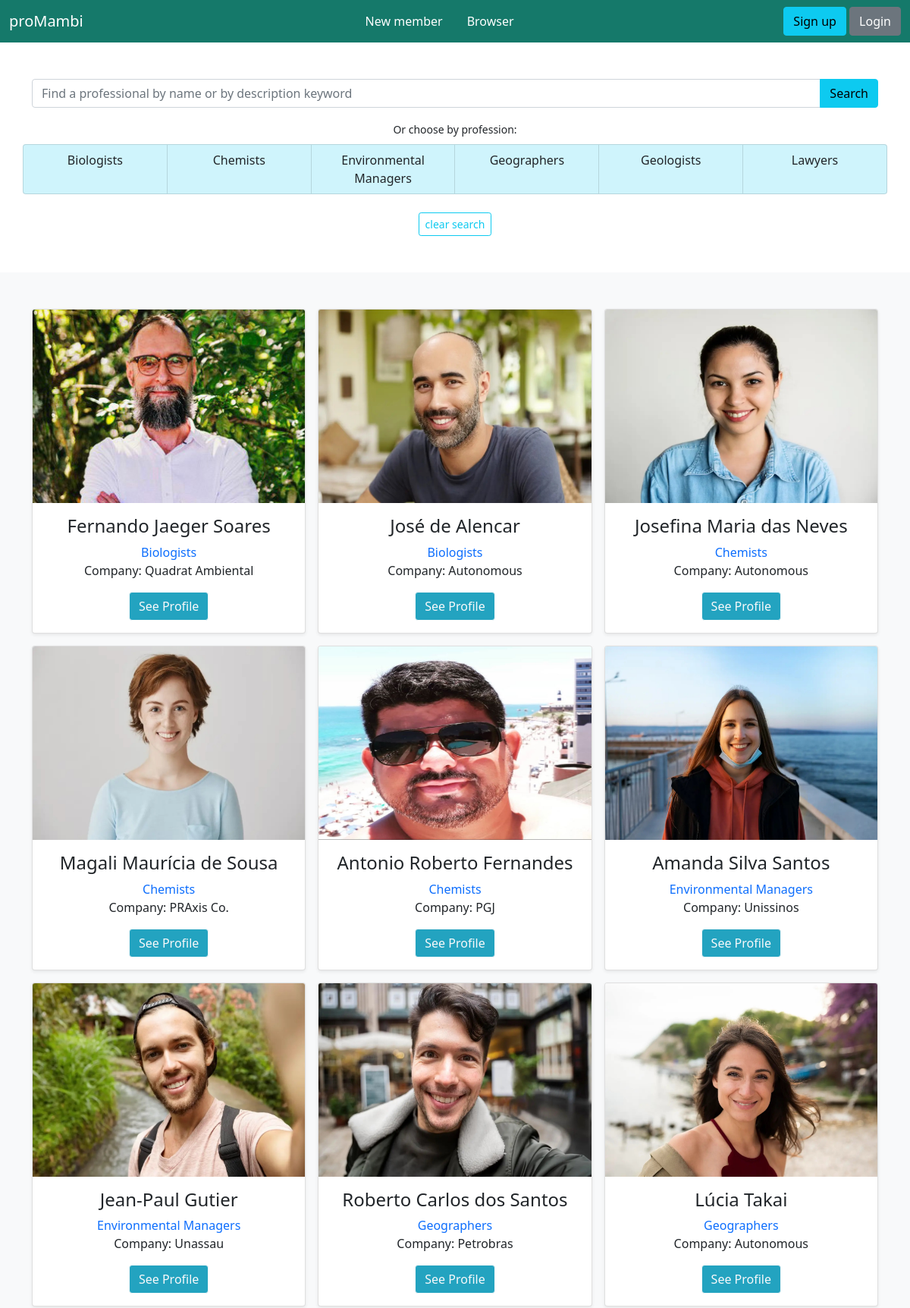
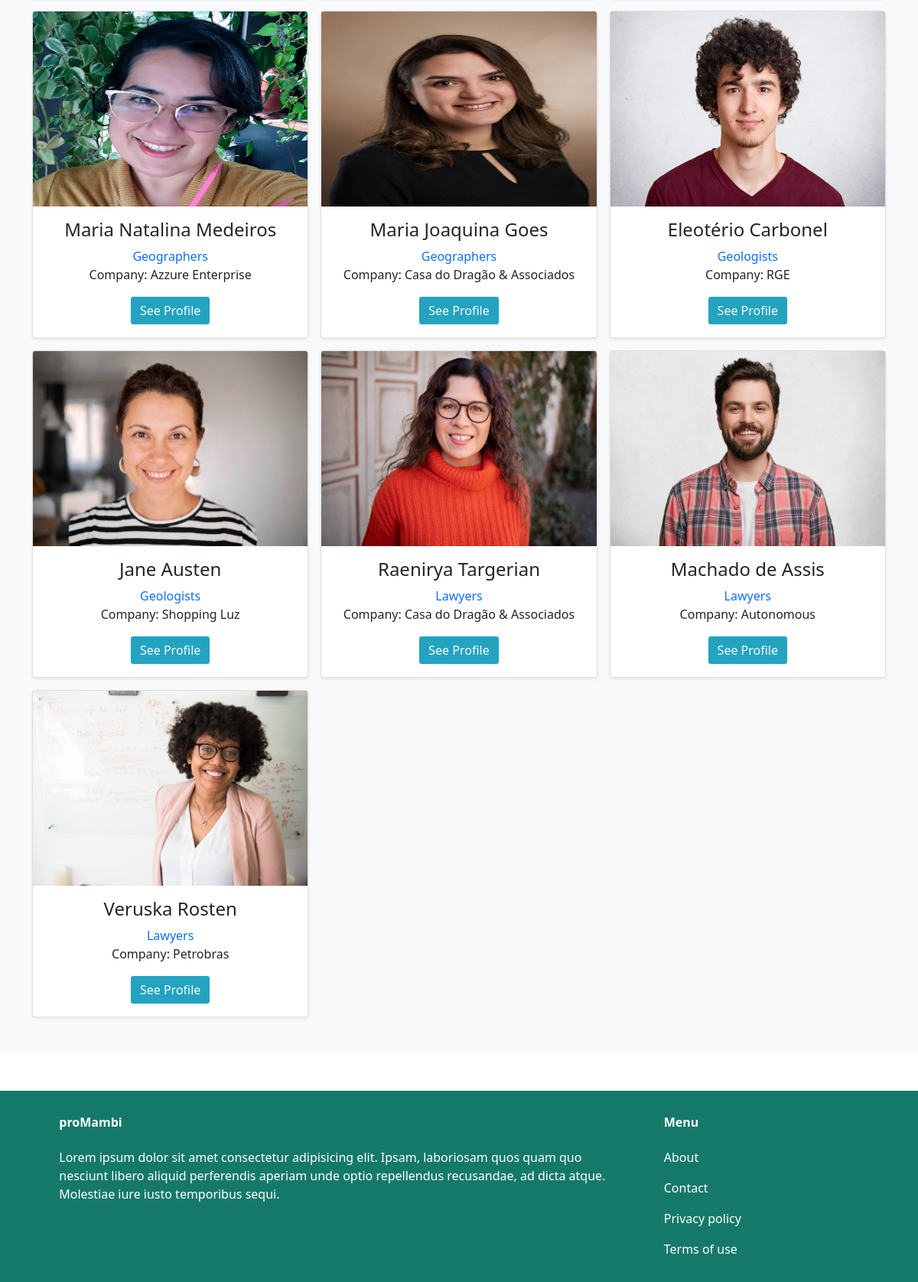
Page /worker/ (upper part) on the committed database (2 pictures, top to bottom).
### worker/models.py (models this page shows, shortened)
class Professions(models.Model):
    name = models.CharField(max_length=225)
    class Meta:
        ordering = ('name',) # pedir a ordem que mostra as categorias - LEMBRAR DA VÍRGULA
        verbose_name_plural = 'Professions' # Django tem problemas com plural, vc tem que avisar a ele.
    def __str__(self): # Para avisar ao admim a chamar os itens pelos nomes certos na página.
        return self.name

class Member(models.Model):
    name = models.CharField(max_length=225)
    phone = models.IntegerField()
    email = models.EmailField(max_length=100)
    company = models.CharField(max_length=100)
    image = models.ImageField(upload_to='members_images', blank=True, null=True)
    description = models.TextField(blank=True, null=True)
    member_since = models.DateTimeField(auto_now_add=True)
    available = models.BooleanField(default=True) # coloquei apenas para criar um filtro booleano na hora de criar a view do browser
    created_by = models.ForeignKey(User, related_name="members", on_delete=models.CASCADE) # se deleta um usuário deleta as demais informações
    profession = models.ForeignKey(Professions, related_name="members", on_delete=models.CASCADE) # se deleta uma categoria, deleta todos os membros
    class Meta:
        ordering = ('profession',)

### worker/views.py (the view)
# urls.py: path('', views.browser, name='browser'),
def browser(request):
    query = request.GET.get('query', '')
    professions = Professions.objects.all()
    profession_id = request.GET.get('professions', 0) # para gerar id
    browser = Member.objects.filter(available=True)
    if query:
        browser = browser.filter(Q(name__icontains=query) | Q(description__icontains=query))
        if  len(browser) == 0:
            return render(request, 'worker/no_results.html')
    if profession_id:
        browser = browser.filter(profession_id=profession_id)
    return render(request, 'worker/browser.html', {
        'browser': browser,
        'query': query,
        'professions': professions,
        'profession_id': int(profession_id)
    })

### worker/templates/worker/browser.html (shortened to what this page needs)
{% extends 'core/base.html' %}
{% block content %}
<div class="container mt-5">
    <form method="get" action="{% url 'worker:browser' %}" class="input-group mb-3">
            <input type="text" name="query" class="form-control" placeholder="Find a professional by name or by description keyword" aria-describedby="button-addon2" value="{{ query }}">
            <button class="btn btn btn-info" type="submit" id="button-addon2">Search</button>
    </form>
</div>
<section>
    <div class="container text-center mb-5">
            <small>Or choose by profession:</small>
            <ul class=" row list-group list-group-horizontal-sm text-center mt-2 ">
                {% for professions in professions %}
                <li class=" col list-group-item list-group-item-info  {% if professions.id == profession_id %}list-group-item-light {% endif %}">
                    <a href="{% url 'worker:browser' %}?query={{ query }}&professions={{ professions.id }}"  class="text-decoration-none text-dark">{{ professions.name }}</a>
                </li>
                {% endfor %}
            </ul>
            <br>
            <a class="btn btn-outline-info btn-sm" href="{% url 'worker:browser' %}" role="button">clear search</a>
    </div>
</section>
<div class="album py-5 bg-light">
    <div class="container">
        <div class="row row-cols-1 row-cols-sm-2 row-cols-md-3 g-3">
            {% for member in browser %}
            <div class="col">
                <div class="card shadow-sm">
                    <img class="card-img-top" src="{{ member.image.url }}" alt="Card image" style="height:255px;">
                    <div class="card-body text-center">
                        <h4 class="card-title">{{ member.name }}</h4>
                        <a href="#" class="text-decoration-none">{{ member.profession }}</a>
                        <p class="card-text">Company: {{ member.company }}</p>
                        <div class="d-flex justify-content-center ">
                            <a class="btn btn-primary btn-outline-light" style="background-color: #23a3c0;" href="{% url 'worker:profile' member.id %}" role="button">See Profile</a>
                        </div>
                    </div>
                </div>
            </div>
            {% endfor %}
        </div>
    </div>
</div>
{% endblock %}

### rows in the picture
Professions: name "Biologists"
Professions: name "Chemists"
Professions: name "Environmental Managers"
Professions: name "Geographers"
Professions: name "Geologists"
Professions: name "Lawyers"
Member: image (picture), name "Fernando Jaeger Soares", profession "Biologists", company "Quadrat Ambiental"
Member: image (picture), name "José de Alencar", profession "Biologists", company "Autonomous"
Member: image (picture), name "Josefina Maria das Neves", profession "Chemists", company "Autonomous"
Member: image (picture), name "Magali Maurícia de Sousa", profession "Chemists", company "PRAxis Co."
Member: image (picture), name "Antonio Roberto Fernandes", profession "Chemists", company "PGJ"
Member: image (picture), name "Amanda Silva Santos", profession "Environmental Managers", company "Unissinos"
Member: image (picture), name "Jean-Paul Gutier", profession "Environmental Managers", company "Unassau"
Member: image (picture), name "Roberto Carlos dos Santos", profession "Geographers", company "Petrobras"
Member: image (picture), name "Lúcia Takai", profession "Geographers", company "Autonomous"
Member: image (picture), name "Maria Natalina Medeiros", profession "Geographers", company "Azzure Enterprise"
Member: image (picture), name "Maria Joaquina Goes", profession "Geographers", company "Casa do Dragão & Associados"
Member: image (picture), name "Eleotério Carbonel", profession "Geologists", company "RGE"
Member: image (picture), name "Jane Austen", profession "Geologists", company "Shopping Luz"
Member: image (picture), name "Raenirya Targerian", profession "Lawyers", company "Casa do Dragão & Associados"
Member: image (picture), name "Machado de Assis", profession "Lawyers", company "Autonomous"
Member: image (picture), name "Veruska Rosten", profession "Lawyers", company "Petrobras"
